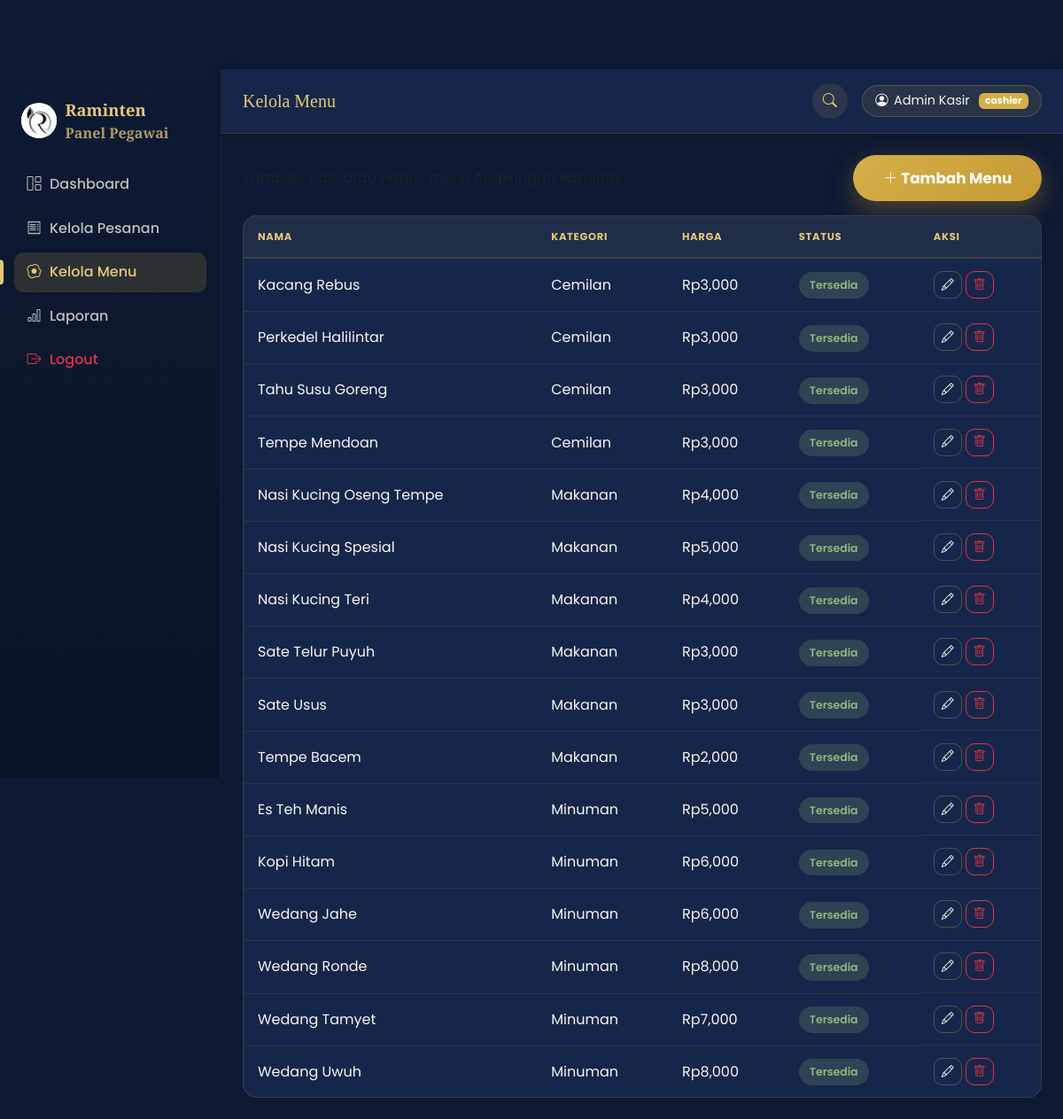
Screenshot of /admin/menu (signed in) with the database file from the repository.
### models/menu.py (models this page shows, shortened)
class MenuItem(db.Model):
    __tablename__ = "menu_items"
    id = db.Column(db.Integer, primary_key=True)
    name = db.Column(db.String(100), nullable=False)
    _price = db.Column("price", db.Float, nullable=False)
    category = db.Column(db.String(20), nullable=False)  # Makanan / Minuman / Cemilan
    description = db.Column(db.String(255), default="")
    image = db.Column(db.String(255), default="default-menu.jpg")
    is_available = db.Column(db.Boolean, default=True)
    order_items = db.relationship("OrderItem", backref="menu_item", lazy=True)
    @property
    def price(self):
        return self._price
    @price.setter
    def price(self, value):
        if value is None or value < 0:
            raise ValueError("Harga menu tidak boleh negatif.")
        self._price = value

### routes/admin.py (the view)
@admin_bp.route("/menu")
@login_required
def menu_list():
    items = MenuItem.query.order_by(MenuItem.category, MenuItem.name).all()
    return render_template("admin/menu.html", items=items)

### routes/auth.py (called while the page is built)
def login_required(view_func):
    @wraps(view_func)
    def wrapped(*args, **kwargs):
        if not session.get("staff_id"):
            flash("Silakan login terlebih dahulu.", "warning")
            return redirect(url_for("auth.login"))
        return view_func(*args, **kwargs)
    return wrapped

### templates/admin/menu.html (shortened to what this page needs)
{% extends "admin/base.html" %}
{% block page_title %}Kelola Menu{% endblock %}
{% block content %}
<div class="d-flex justify-content-between align-items-center mb-3">
  <p class="text-muted mb-0">Tambah, edit, atau hapus menu Angkringan Raminten.</p>
  <button class="btn btn-pesan" data-bs-toggle="modal" data-bs-target="#addMenuModal">
    <i class="bi bi-plus-lg"></i> Tambah Menu
  </button>
</div>
<div class="stat-card p-0 table-responsive-card">
  <div class="table-responsive">
  <table class="table mb-0 align-middle">
    <thead>
      <tr><th>Nama</th><th>Kategori</th><th>Harga</th><th>Status</th><th>Aksi</th></tr>
    </thead>
    <tbody>
      {% for item in items %}
      <tr>
        <td>{{ item.name }}</td>
        <td>{{ item.category }}</td>
        <td>Rp{{ '{:,.0f}'.format(item.price) }}</td>
        <td>
          {% if item.is_available %}
          <span class="badge-status siap">Tersedia</span>
          {% else %}
          <span class="badge-status menunggu">Nonaktif</span>
          {% endif %}
        </td>
        <td class="d-flex gap-1">
          <button class="btn btn-sm btn-outline-secondary" data-bs-toggle="modal" data-bs-target="#editMenuModal{{ item.id }}">
            <i class="bi bi-pencil"></i>
          </button>
          <form action="{{ url_for('admin.menu_delete', item_id=item.id) }}" method="POST"
                onsubmit="return confirm('Hapus menu {{ item.name }}?');">
            <button class="btn btn-sm btn-outline-danger"><i class="bi bi-trash"></i></button>
          </form>
        </td>
      </tr>
      {% else %}
      <tr><td colspan="5" class="text-center text-muted py-4">Belum ada menu.</td></tr>
      {% endfor %}
    </tbody>
  </table>
  </div>
</div>
{% endblock %}

### static/css/style.css (style rules this page uses)
:root { --cream-50: #FFFFFF; --cream-100: #F8F5F0; --cream-200: #EDE6DA; --navy-900: #0E1A33; --navy-800: #16264A; --navy-700: #1E3160; --navy-500: #34497A; --coklat-900: var(--navy-900); --coklat-700: var(--navy-800); --coklat-500: var(--navy-500); --coklat-300: #7F8FB3; --gold-700: #A97B1D; --gold-600: #C79A34; --gold-500: #D4AF48; --gold-400: #E4C878; --orange-600: var(--gold-600); --orange-500: var(--gold-500); --orange-400: var(--gold-400); --leaf-800: #253B23; --leaf-700: #33502F; --leaf-500: #4E7A46; --leaf-300: #8FB77E; --leaf-100: #E4EEDD; --ink: #17233F; --font-display: "Playfair Display", "Georgia", serif; --font-body: "Poppins", sans-serif; --gold-border: rgba(201,154,52,.35); --shadow-soft: 0 10px 26px rgba(14, 26, 51, .1); --shadow-lift: 0 20px 42px rgba(14, 26, 51, .18); }
* { box-sizing: border-box; }
html { scroll-behavior: smooth; }
body { font-family: var(--font-body); color: var(--ink); background-color: var(--cream-100); overflow-x: hidden; }
.btn-pesan, .btn-staff-login { position: relative; overflow: hidden; }
body:not(.has-hero) { padding-top: 78px; }
.btn-pesan { background: linear-gradient(135deg, var(--gold-500), var(--gold-600)); color: #fff; border: none; padding: .85rem 2.1rem; border-radius: 999px; font-weight: 700; font-size: 1.05rem; box-shadow: 0 10px 28px rgba(180,135,42,.4); transition: transform .15s ease, box-shadow .15s ease, filter .15s ease; }
.btn-outline-secondary { border-radius: 10px; color: var(--navy-800); border-color: var(--cream-200); transition: background .15s ease, border-color .15s ease, transform .15s ease; }
.btn-outline-danger { border-radius: 10px; }
.admin-body { background: var(--navy-900); color: var(--cream-100); }
.stat-card { background: var(--navy-800); border: 1px solid rgba(212,175,72,.18); border-radius: 16px; padding: 1.25rem; position: relative; overflow: hidden; color: var(--cream-100); transition: transform .2s ease, box-shadow .2s ease, border-color .2s ease; }
.badge-status { padding: .4rem .75rem; border-radius: 999px; font-weight: 600; font-size: .78rem; }
.badge-status.siap { background: rgba(143,183,126,.2); color: var(--leaf-300); }
.stat-card table, .stat-card.p-0 table { margin: 0; }
.admin-main .table { --bs-table-bg: transparent; color: var(--cream-100); }
.admin-main .table thead th { text-transform: uppercase; font-size: .72rem; letter-spacing: .06em; color: var(--gold-400); font-weight: 700; border-bottom: 2px solid rgba(212,175,72,.18); padding: .9rem 1rem; background: rgba(212,175,72,.05); }
.admin-main .table tbody td { padding: .85rem 1rem; vertical-align: middle; border-bottom: 1px solid rgba(212,175,72,.1); color: var(--cream-100); }
.admin-main .table tbody tr { transition: background .15s ease; }
.admin-main .table tbody tr:last-child td { border-bottom: none; }
.stat-card.p-0 { border-radius: 16px; overflow: hidden; }
.admin-main .btn-outline-secondary { border-radius: 10px; color: var(--cream-100); border-color: rgba(212,175,72,.3); transition: background .15s ease, border-color .15s ease, transform .15s ease; }
.admin-main .btn-outline-danger { border-radius: 10px; }
* { min-width: 0; }
.table-responsive-card { border-radius: 16px; overflow: hidden; }

### rows the page displays
MenuItem: name "Kacang Rebus", category "Cemilan", price "3,000", is_available "Tersedia"
MenuItem: name "Perkedel Halilintar", category "Cemilan", price "3,000", is_available "Tersedia"
MenuItem: name "Tahu Susu Goreng", category "Cemilan", price "3,000", is_available "Tersedia"
MenuItem: name "Tempe Mendoan", category "Cemilan", price "3,000", is_available "Tersedia"
MenuItem: name "Nasi Kucing Oseng Tempe", category "Makanan", price "4,000", is_available "Tersedia"
MenuItem: name "Nasi Kucing Spesial", category "Makanan", price "5,000", is_available "Tersedia"
MenuItem: name "Nasi Kucing Teri", category "Makanan", price "4,000", is_available "Tersedia"
MenuItem: name "Sate Telur Puyuh", category "Makanan", price "3,000", is_available "Tersedia"
MenuItem: name "Sate Usus", category "Makanan", price "3,000", is_available "Tersedia"
MenuItem: name "Tempe Bacem", category "Makanan", price "2,000", is_available "Tersedia"
MenuItem: name "Es Teh Manis", category "Minuman", price "5,000", is_available "Tersedia"
MenuItem: name "Kopi Hitam", category "Minuman", price "6,000", is_available "Tersedia"
MenuItem: name "Wedang Jahe", category "Minuman", price "6,000", is_available "Tersedia"
MenuItem: name "Wedang Ronde", category "Minuman", price "8,000", is_available "Tersedia"
MenuItem: name "Wedang Tamyet", category "Minuman", price "7,000", is_available "Tersedia"
MenuItem: name "Wedang Uwuh", category "Minuman", price "8,000", is_available "Tersedia"

### other values shown
{{ session.get('staff_name', 'Pegawai') }} "Admin Kasir"
{{ session.get('staff_type', '') }} "cashier"
